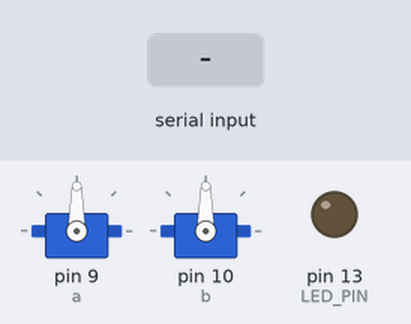
Recording of a sketch running on a simulated Arduino Uno, built with avr-gcc and run on an emulated ATmega328P. Shown: 2 × servo, output pins drawn as LEDs (lit = HIGH). Inputs (shaded band) come from the test bench.

Above: at 1.3 s.
1.4 s: "c" received over Serial
At 2.0 s:
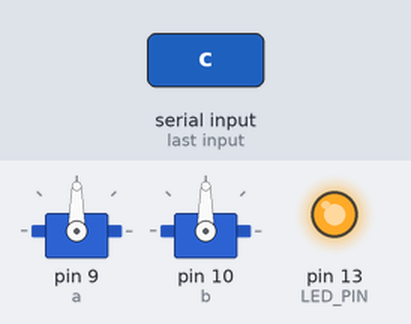
Timing chart, 0 to 4.4 s (numbered marks = the images above; inputs shaded):
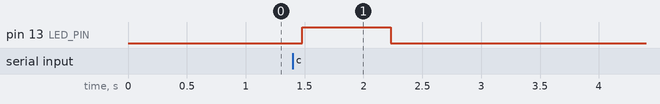

The sketch:

servo_driver.ino
```cpp
#include <Servo.h>
#define LED_PIN 13

Servo a, b;

// Default central position of servos A and B
// Can be set to different, calibrated values by a command
int centerPosA = 90;
int centerPosB = 90;

// Limit the angle range and protect servo and device from program bugs
const int minAngle = 7;  // smaller values interpreted as 30
const int maxAngle = 132; // larger values interpreted as 102

void setup()
{
  Serial.begin(115200);
  Serial.setTimeout(80);

  // use ports 9 and 10 (both featuring PWM) for the two servos
  a.attach(9);
  b.attach(10);
  delay(100);   // magic delay to make the next two commands work
  a.write(centerPosA);
  b.write(centerPosB);
  pinMode(LED_PIN, OUTPUT);
}

// Simple command interpreter
// Each command, which is a sequence of bytes, starts with 255,
// followed by the action and its arguments, and ends with 0
// Action numbers (23-25,99) are for historical reasons
void loop()
{
  int c;
  int i;
  byte buf[10];

  if (Serial.available() > 0) {
    Serial.readBytesUntil(0, (char *)buf, 5);
    // if (buf[0] != 255) break;
    c = buf[1];

    switch (c) {
      case 23:  // set center angles of two servos
        centerPosA = buf[2];
        centerPosB = buf[3];
        break;
      case 24:  // move servo A
        c = buf[2];
        if (c < minAngle) c = minAngle;
        else if (c > maxAngle) c = maxAngle;
        a.write(centerPosA + c - 90);
        break;
      case 25:  // move servo B
        c = buf[2];
        if (c < minAngle) c = minAngle;
        else if (c > maxAngle) c = maxAngle;
        b.write(centerPosB + c - 90);
        break;
      case 99:  // blink on-board LED (for testing command interpreter)
        for (i=0; i<buf[2]; i++) {
          digitalWrite(LED_PIN, HIGH);
          delay(100);
          digitalWrite(LED_PIN, LOW);
          delay(233);
        }
        break;
      default:
          digitalWrite(LED_PIN, HIGH);
          delay(750);
          digitalWrite(LED_PIN, LOW);
          delay(250);
        break;
      }
  }
}
```

Measured:
- after the input at 1.4 s, pin 13 (LED_PIN): LOW → HIGH after 0.08 s, → LOW 0.75 s later
